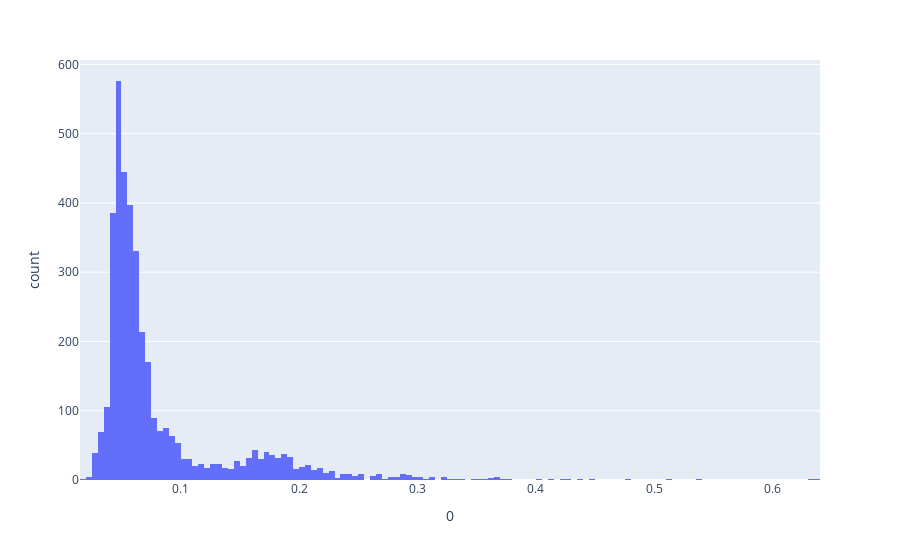

The notebook cell saved with this chart:
### Code cell
px.histogram(pd.DataFrame(y_pred_train), x=0)

### Figure 1 — Plotly figure (JSON) as saved in the notebook; plotly's stock layout.template omitted (floating-point values rounded to 4 significant figures; data arrays with more than 128 entries replaced by an {"elided": "..."} marker saying what was removed)
{"data": [{"alignmentgroup": "True", "bingroup": "x", "hovertemplate": "0=%{x}<br>count=%{y}<extra></extra>", "legendgroup": "", "marker": {"color": "#636efa"}, "name": "", "offsetgroup": "", "orientation": "v", "showlegend": false, "type": "histogram", "x": {"elided": "3865 float values"}, "xaxis": "x", "yaxis": "y"}], "layout": {"barmode": "relative", "legend": {"tracegroupgap": 0}, "margin": {"t": 60}, "xaxis": {"anchor": "y", "domain": [0, 1], "title": {"text": "0"}}, "yaxis": {"anchor": "x", "domain": [0, 1], "title": {"text": "count"}}}}
